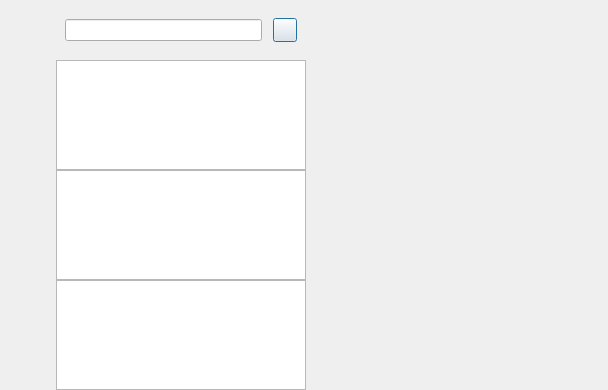
<?xml version="1.0" encoding="UTF-8"?>
<ui version="4.0">
 <class>ChatDialog</class>
 <widget class="QDialog" name="ChatDialog">
  <property name="geometry">
   <rect>
    <x>0</x>
    <y>0</y>
    <width>608</width>
    <height>390</height>
   </rect>
  </property>
  <property name="windowTitle">
   <string>Dialog</string>
  </property>
  <layout class="QHBoxLayout" name="horizontalLayout">
   <property name="spacing">
    <number>0</number>
   </property>
   <property name="leftMargin">
    <number>0</number>
   </property>
   <property name="topMargin">
    <number>0</number>
   </property>
   <property name="rightMargin">
    <number>0</number>
   </property>
   <property name="bottomMargin">
    <number>0</number>
   </property>
   <item>
    <widget class="QWidget" name="side_bar" native="true">
     <property name="sizePolicy">
      <sizepolicy hsizetype="Fixed" vsizetype="Expanding">
       <horstretch>0</horstretch>
       <verstretch>0</verstretch>
      </sizepolicy>
     </property>
     <property name="minimumSize">
      <size>
       <width>56</width>
       <height>0</height>
      </size>
     </property>
     <property name="maximumSize">
      <size>
       <width>56</width>
       <height>16777215</height>
      </size>
     </property>
     <layout class="QVBoxLayout" name="verticalLayout">
      <property name="spacing">
       <number>7</number>
      </property>
      <property name="leftMargin">
       <number>5</number>
      </property>
      <property name="topMargin">
       <number>30</number>
      </property>
      <property name="rightMargin">
       <number>0</number>
      </property>
      <property name="bottomMargin">
       <number>0</number>
      </property>
      <item>
       <widget class="QWidget" name="widget" native="true">
        <layout class="QVBoxLayout" name="verticalLayout_3">
         <property name="spacing">
          <number>30</number>
         </property>
         <property name="leftMargin">
          <number>0</number>
         </property>
         <property name="topMargin">
          <number>0</number>
         </property>
         <property name="rightMargin">
          <number>0</number>
         </property>
         <property name="bottomMargin">
          <number>4</number>
         </property>
         <item>
          <widget class="QLabel" name="side_head_label">
           <property name="minimumSize">
            <size>
             <width>30</width>
             <height>30</height>
            </size>
           </property>
           <property name="maximumSize">
            <size>
             <width>30</width>
             <height>30</height>
            </size>
           </property>
           <property name="text">
            <string/>
           </property>
          </widget>
         </item>
         <item>
          <widget class="StateWidget" name="side_chat_label" native="true">
           <property name="minimumSize">
            <size>
             <width>30</width>
             <height>30</height>
            </size>
           </property>
           <property name="maximumSize">
            <size>
             <width>30</width>
             <height>30</height>
            </size>
           </property>
          </widget>
         </item>
         <item>
          <widget class="StateWidget" name="side_contact_label" native="true">
           <property name="minimumSize">
            <size>
             <width>30</width>
             <height>30</height>
            </size>
           </property>
           <property name="maximumSize">
            <size>
             <width>30</width>
             <height>30</height>
            </size>
           </property>
          </widget>
         </item>
         <item>
          <widget class="StateWidget" name="side_settings_label" native="true">
           <property name="minimumSize">
            <size>
             <width>30</width>
             <height>30</height>
            </size>
           </property>
           <property name="maximumSize">
            <size>
             <width>30</width>
             <height>30</height>
            </size>
           </property>
          </widget>
         </item>
        </layout>
       </widget>
      </item>
      <item>
       <spacer name="verticalSpacer">
        <property name="orientation">
         <enum>Qt::Orientation::Vertical</enum>
        </property>
        <property name="sizeHint" stdset="0">
         <size>
          <width>20</width>
          <height>40</height>
         </size>
        </property>
       </spacer>
      </item>
     </layout>
    </widget>
   </item>
   <item>
    <widget class="QWidget" name="chat_user_wid" native="true">
     <property name="maximumSize">
      <size>
       <width>250</width>
       <height>16777215</height>
      </size>
     </property>
     <layout class="QVBoxLayout" name="verticalLayout_2">
      <property name="spacing">
       <number>0</number>
      </property>
      <property name="leftMargin">
       <number>0</number>
      </property>
      <property name="topMargin">
       <number>0</number>
      </property>
      <property name="rightMargin">
       <number>0</number>
      </property>
      <property name="bottomMargin">
       <number>0</number>
      </property>
      <item>
       <widget class="QWidget" name="search_wid" native="true">
        <property name="minimumSize">
         <size>
          <width>0</width>
          <height>60</height>
         </size>
        </property>
        <property name="maximumSize">
         <size>
          <width>16777215</width>
          <height>60</height>
         </size>
        </property>
        <layout class="QHBoxLayout" name="horizontalLayout_2">
         <property name="spacing">
          <number>6</number>
         </property>
         <property name="leftMargin">
          <number>9</number>
         </property>
         <property name="topMargin">
          <number>9</number>
         </property>
         <property name="rightMargin">
          <number>9</number>
         </property>
         <property name="bottomMargin">
          <number>9</number>
         </property>
         <item>
          <widget class="CustomizeEdit" name="search_edit"/>
         </item>
         <item>
          <spacer name="horizontalSpacer">
           <property name="orientation">
            <enum>Qt::Orientation::Horizontal</enum>
           </property>
           <property name="sizeType">
            <enum>QSizePolicy::Policy::Fixed</enum>
           </property>
           <property name="sizeHint" stdset="0">
            <size>
             <width>5</width>
             <height>20</height>
            </size>
           </property>
          </spacer>
         </item>
         <item>
          <widget class="QPushButton" name="add_button">
           <property name="minimumSize">
            <size>
             <width>24</width>
             <height>24</height>
            </size>
           </property>
           <property name="maximumSize">
            <size>
             <width>24</width>
             <height>24</height>
            </size>
           </property>
           <property name="cursor">
            <cursorShape>PointingHandCursor</cursorShape>
           </property>
           <property name="text">
            <string/>
           </property>
          </widget>
         </item>
        </layout>
       </widget>
      </item>
      <item>
       <widget class="ChatUserList" name="chat_user_list"/>
      </item>
      <item>
       <widget class="SearchList" name="search_list"/>
      </item>
      <item>
       <widget class="ContactUserList" name="con_user_list"/>
      </item>
     </layout>
    </widget>
   </item>
   <item>
    <widget class="QStackedWidget" name="stackedWidget">
     <property name="currentIndex">
      <number>1</number>
     </property>
     <widget class="ChatPage" name="chat_page"/>
     <widget class="UserInfoPage" name="user_info_page"/>
     <widget class="FriendInfoPage" name="friend_info_page"/>
     <widget class="ApplyFriendPage" name="friend_apply_page"/>
    </widget>
   </item>
  </layout>
 </widget>
 <customwidgets>
  <customwidget>
   <class>CustomizeEdit</class>
   <extends>QLineEdit</extends>
   <header location="global">customizeedit.h</header>
  </customwidget>
  <customwidget>
   <class>ChatUserList</class>
   <extends>QListWidget</extends>
   <header location="global">chatuserlist.h</header>
  </customwidget>
  <customwidget>
   <class>ChatPage</class>
   <extends>QWidget</extends>
   <header>chatpage.h</header>
   <container>1</container>
  </customwidget>
  <customwidget>
   <class>StateWidget</class>
   <extends>QWidget</extends>
   <header location="global">statewidget.h</header>
   <container>1</container>
  </customwidget>
  <customwidget>
   <class>SearchList</class>
   <extends>QListWidget</extends>
   <header>searchlist.h</header>
  </customwidget>
  <customwidget>
   <class>ContactUserList</class>
   <extends>QListWidget</extends>
   <header location="global">contactuserlist.h</header>
  </customwidget>
  <customwidget>
   <class>ApplyFriendPage</class>
   <extends>QWidget</extends>
   <header>applyfriendpage.h</header>
   <container>1</container>
  </customwidget>
  <customwidget>
   <class>FriendInfoPage</class>
   <extends>QWidget</extends>
   <header>friendinfopage.h</header>
   <container>1</container>
  </customwidget>
  <customwidget>
   <class>UserInfoPage</class>
   <extends>QWidget</extends>
   <header location="global">userinfopage.h</header>
   <container>1</container>
  </customwidget>
 </customwidgets>
 <resources/>
 <connections/>
</ui>
